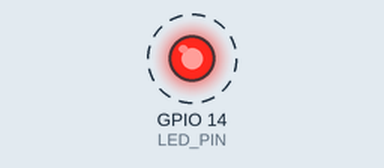
The sketch below on a simulated ESP32. On the bench: output pins drawn as LEDs (lit = HIGH). Dashed ring = blinking. What the sketch prints to the serial monitor is not drawn.

Above: at 0.5 s.
Timing chart, 0 to 4.6 s (numbered marks = the images above):
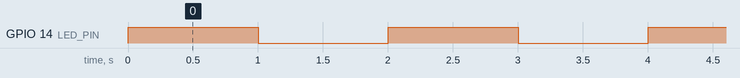

Measured:
- by itself, GPIO 14 (LED_PIN): alternates HIGH for 1.0 s and LOW for 1.0 s

The sketch:

sketch.ino
```cpp
/**
 * @file   sketch.ino
 * @brief  Demonstrates button press detection with hardware interrupt and debounce on ESP32.
 *
 * This sketch configures a GPIO pin with a pull-up resistor as a button input,
 * attaches an interrupt to detect falling edges (button presses),
 * and implements software debounce to avoid multiple triggers due to mechanical bouncing.
 * When the button is pressed (and debounce time elapsed), it prints a message on Serial.
 *
 * @author AlanEGD
 * @date   2025-05-18
 */

#define LED_PIN 14

void setup() {
  Serial.begin(115200);
  Serial.println("Hello, ESP32!");
  pinMode(LED_PIN, OUTPUT);
}

void loop() {
  digitalWrite(LED_PIN, HIGH);
  delay(1000);
  digitalWrite(LED_PIN, LOW);
  delay(1000);
}
```
